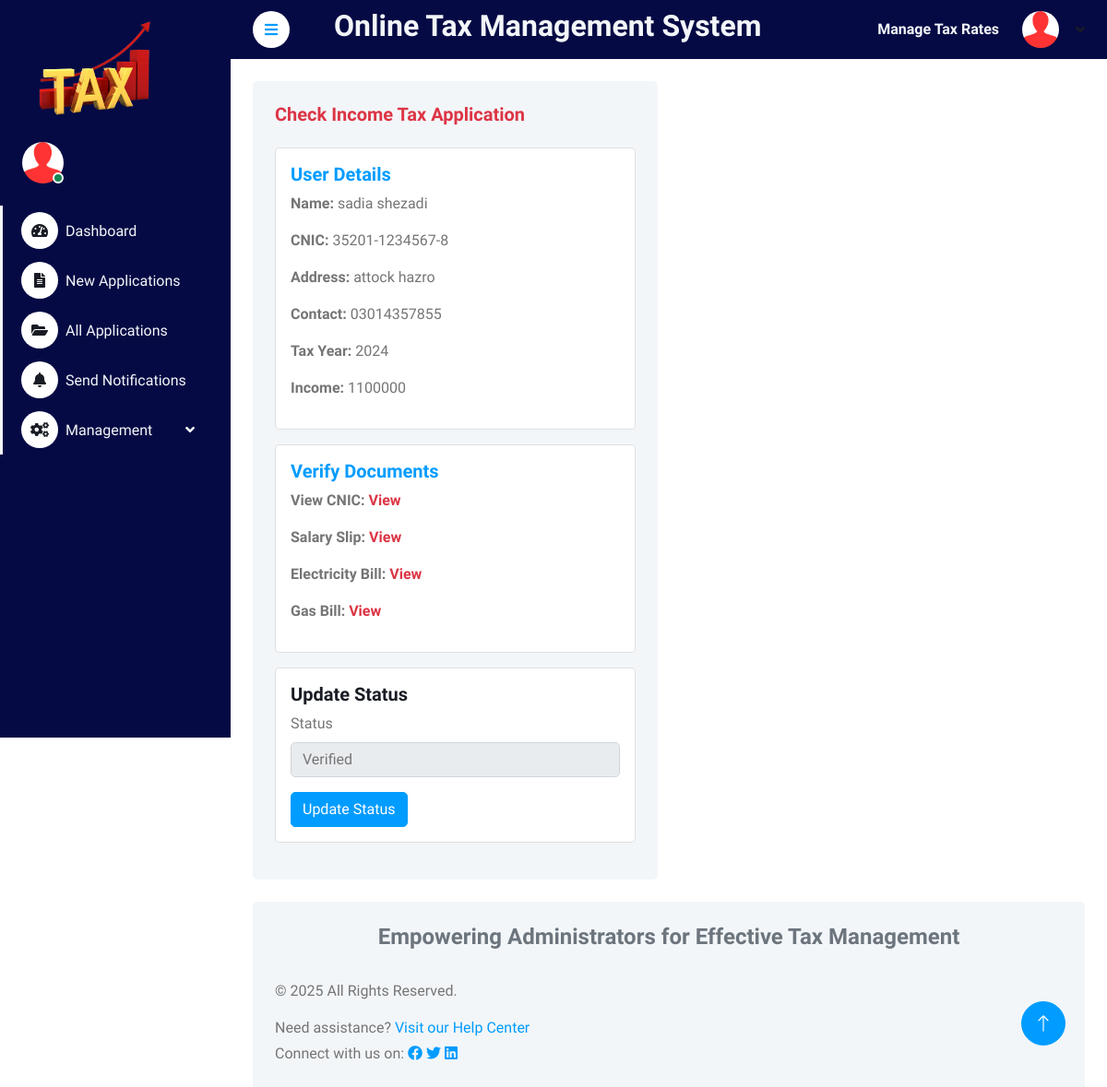
The app's page /admin/editincometax.php?editid=1 (signed in) with its own data.
### tables this page shows
CREATE TABLE `tblincometax` (
  `ID` int(5) NOT NULL,
  `UserID` int(5) NOT NULL,
  `cnic` varchar(250) DEFAULT NULL,
  `name` varchar(250) DEFAULT NULL,
  `income` varchar(250) DEFAULT NULL,
  `tax_amount` varchar(255) NOT NULL,
  `tax_year` year(4) DEFAULT NULL,
  `address` varchar(255) NOT NULL,
  `contact` varchar(255) NOT NULL,
  `status` varchar(255) NOT NULL,
  `File1` varchar(255) DEFAULT NULL,
  `File2` varchar(255) DEFAULT NULL,
  `File3` varchar(255) DEFAULT NULL,
  `File4` varchar(255) DEFAULT NULL,
  `CreationDate` timestamp NULL DEFAULT current_timestamp(),
  `UpdationDate` timestamp NULL DEFAULT NULL ON UPDATE current_timestamp()
);

### admin/editincometax.php (the view, shortened to what this page needs)
<?php
include('includes/dbconnection.php');
?>
<!DOCTYPE html>
<html lang="en">
<head>
    <link href="https://cdnjs.cloudflare.com/ajax/libs/font-awesome/5.10.0/css/all.min.css" rel="stylesheet">
    <link href="https://cdn.jsdelivr.net/npm/bootstrap-icons@1.4.1/font/bootstrap-icons.css" rel="stylesheet">
    <link href="lib/owlcarousel/assets/owl.carousel.min.css" rel="stylesheet">
    <link href="lib/tempusdominus/css/tempusdominus-bootstrap-4.min.css" rel="stylesheet" />
    <link href="css/bootstrap.min.css" rel="stylesheet">
    <link href="css/style.css" rel="stylesheet">
</head>
<body>
    <div class="container-fluid position-relative bg-white d-flex p-0">
        <?php include_once('includes/sidebar.php'); ?>
        <div class="content">
            <?php include_once('includes/header.php'); ?>
            <div class="container-fluid pt-4 px-4">
                <div class="row g-4">
                    <div class="col-sm-12 col-xl-6">
                        <div class="bg-light rounded h-100 p-4">
                            <h5 class="mb-4 text-danger">Check Income Tax Application</h5>
                            <?php
                            $eid = $_GET['editid'];
                            $sql = "SELECT * FROM tblincometax WHERE ID=:eid";
                            $query = $dbh->prepare($sql);
                            $query->bindParam(':eid', $eid, PDO::PARAM_STR);
                            $query->execute();
                            $results = $query->fetchAll(PDO::FETCH_OBJ);
                            if ($query->rowCount() > 0) {
                                foreach ($results as $row) {
                            ?>
                            <div class="card mb-3">
                                <div class="card-body">
                                    <h5 class="card-title text-primary">User Details</h5>
                                    <p><strong>Name:</strong> <?php echo htmlentities($row->name); ?></p>
                                    <p><strong>CNIC:</strong> <?php echo htmlentities($row->cnic); ?></p>
                                    <p><strong>Address:</strong> <?php echo htmlentities($row->address); ?></p>
                                    <p><strong>Contact:</strong> <?php echo htmlentities($row->contact); ?></p>
                                    <p><strong>Tax Year:</strong> <?php echo htmlentities($row->tax_year); ?></p>
                                    <p><strong>Income:</strong> <?php echo htmlentities($row->income); ?></p>
                                </div>
                            </div>
                            <div class="card mb-3">
                                <div class="card-body">
                                    <h5 class="card-title text-primary">Verify Documents</h5>
                                      <p><strong>View CNIC:</strong> <a href="../user/folder1/<?php echo $row->File1; ?>" target="_blank" class="text-danger"><strong>View</strong></a></p>
                                            <p><strong>Salary Slip:</strong> <a href="../user/folder2/<?php echo $row->File2; ?>" target="_blank" class="text-danger"><strong>View</strong></a></p>
                                            <p><strong>Electricity Bill:</strong> <a href="../user/folder3/<?php echo $row->File3; ?>" target="_blank" class="text-danger"><strong>View</strong></a></p>
                                            <p><strong>Gas Bill:</strong> <a href="../user/folder4/<?php echo $row->File4; ?>" target="_blank" class="text-danger"><strong>View</strong></a></p>
                                </div>
                            </div>
                            <div class="card mb-3">
                                <div class="card-body">
                                    <h5 class="card-title">Update Status</h5>
                                    <form method="post">
                                        <div class="mb-3">
                                            <label for="status" class="form-label">Status</label>
                                            <select class="form-control" name="status" required='true'>
                                                <option value="verified" <?php if($row->status == 'verified') echo 'selected'; ?>>Verified</option>
                                            </select>
                                        </div>
                                        <button type="submit" name="submit" class="btn btn-primary">Update Status</button>
                                    </form>
                                </div>
                            </div>
                            <?php } } ?>
                        </div>
                    </div>
                </div>
            </div>
            <?php include_once('includes/footer.php'); ?>
        </div>
        <?php include_once('includes/back-totop.php'); ?>
    </div>
</body>
</html>

### admin/css/style.css (style rules this page uses)
:root { --primary: #009CFF; --light: #F3F6F9; --dark: #191C24; }
.btn { transition: .5s; }
.btn.btn-primary { color: #FFFFFF; }
.content { margin-left: 250px; min-height: 100vh; background: #FFFFFF; transition: 0.5s; }
@media (min-width: 992px) { .content { width: calc(100% - 250px); } }

### records on screen
tblincometax: name "sadia shezadi", cnic "35201-1234567-8", address "attock hazro", contact "03014357855", tax_year "2024", income "1100000", status "Verified"
